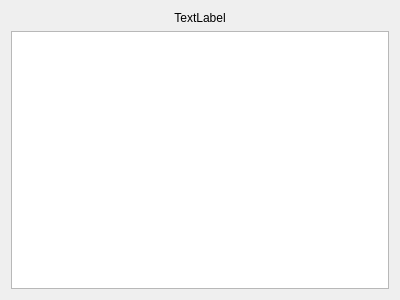
<?xml version="1.0" encoding="UTF-8"?>
<ui version="4.0">
 <class>relationDialog</class>
 <widget class="QDialog" name="relationDialog">
  <property name="geometry">
   <rect>
    <x>0</x>
    <y>0</y>
    <width>400</width>
    <height>300</height>
   </rect>
  </property>
  <property name="windowTitle">
   <string>Relative trades</string>
  </property>
  <property name="windowIcon">
   <iconset resource="resources.qrc">
    <normaloff>:/new/icon/s_black.png</normaloff>:/new/icon/s_black.png</iconset>
  </property>
  <layout class="QGridLayout" name="gridLayout">
   <item row="0" column="0">
    <widget class="QLabel" name="label">
     <property name="text">
      <string>TextLabel</string>
     </property>
     <property name="alignment">
      <set>Qt::AlignCenter</set>
     </property>
    </widget>
   </item>
   <item row="1" column="0">
    <widget class="QTableView" name="tableView"/>
   </item>
  </layout>
 </widget>
 <resources>
  <include location="resources.qrc"/>
 </resources>
 <connections/>
</ui>
